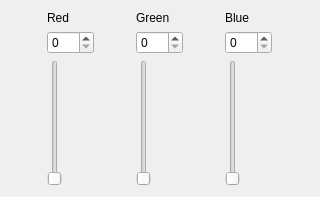
<?xml version="1.0" encoding="UTF-8"?>
<ui version="4.0">
 <class>RgbSliders</class>
 <widget class="QWidget" name="RgbSliders">
  <property name="geometry">
   <rect>
    <x>0</x>
    <y>0</y>
    <width>320</width>
    <height>197</height>
   </rect>
  </property>
  <property name="windowTitle">
   <string>Form</string>
  </property>
  <layout class="QHBoxLayout" name="horizontalLayout">
   <item>
    <layout class="QVBoxLayout" name="redVLayout">
     <item>
      <widget class="QLabel" name="redLabel">
       <property name="text">
        <string>Red</string>
       </property>
      </widget>
     </item>
     <item>
      <widget class="QSpinBox" name="redSpinBox">
       <property name="maximum">
        <number>255</number>
       </property>
      </widget>
     </item>
     <item>
      <widget class="QSlider" name="redSlider">
       <property name="maximum">
        <number>255</number>
       </property>
       <property name="orientation">
        <enum>Qt::Vertical</enum>
       </property>
      </widget>
     </item>
    </layout>
   </item>
   <item>
    <layout class="QVBoxLayout" name="greenVLayout">
     <item>
      <widget class="QLabel" name="greenLabel">
       <property name="text">
        <string>Green</string>
       </property>
      </widget>
     </item>
     <item>
      <widget class="QSpinBox" name="greenSpinBox">
       <property name="maximum">
        <number>255</number>
       </property>
      </widget>
     </item>
     <item>
      <widget class="QSlider" name="greenSlider">
       <property name="maximum">
        <number>255</number>
       </property>
       <property name="orientation">
        <enum>Qt::Vertical</enum>
       </property>
      </widget>
     </item>
    </layout>
   </item>
   <item>
    <layout class="QVBoxLayout" name="blueVLayout">
     <item>
      <widget class="QLabel" name="blueLabel">
       <property name="text">
        <string>Blue</string>
       </property>
      </widget>
     </item>
     <item>
      <widget class="QSpinBox" name="blueSpinBox">
       <property name="maximum">
        <number>255</number>
       </property>
      </widget>
     </item>
     <item>
      <widget class="QSlider" name="blueSlider">
       <property name="maximum">
        <number>255</number>
       </property>
       <property name="orientation">
        <enum>Qt::Vertical</enum>
       </property>
      </widget>
     </item>
    </layout>
   </item>
  </layout>
 </widget>
 <resources/>
 <connections>
  <connection>
   <sender>blueSlider</sender>
   <signal>valueChanged(int)</signal>
   <receiver>blueSpinBox</receiver>
   <slot>setValue(int)</slot>
   <hints>
    <hint type="sourcelabel">
     <x>224</x>
     <y>123</y>
    </hint>
    <hint type="destinationlabel">
     <x>262</x>
     <y>42</y>
    </hint>
   </hints>
  </connection>
  <connection>
   <sender>greenSlider</sender>
   <signal>valueChanged(int)</signal>
   <receiver>greenSpinBox</receiver>
   <slot>setValue(int)</slot>
   <hints>
    <hint type="sourcelabel">
     <x>122</x>
     <y>123</y>
    </hint>
    <hint type="destinationlabel">
     <x>159</x>
     <y>42</y>
    </hint>
   </hints>
  </connection>
  <connection>
   <sender>redSlider</sender>
   <signal>valueChanged(int)</signal>
   <receiver>redSpinBox</receiver>
   <slot>setValue(int)</slot>
   <hints>
    <hint type="sourcelabel">
     <x>19</x>
     <y>123</y>
    </hint>
    <hint type="destinationlabel">
     <x>57</x>
     <y>42</y>
    </hint>
   </hints>
  </connection>
  <connection>
   <sender>blueSpinBox</sender>
   <signal>valueChanged(int)</signal>
   <receiver>blueSlider</receiver>
   <slot>setValue(int)</slot>
   <hints>
    <hint type="sourcelabel">
     <x>262</x>
     <y>42</y>
    </hint>
    <hint type="destinationlabel">
     <x>224</x>
     <y>123</y>
    </hint>
   </hints>
  </connection>
  <connection>
   <sender>greenSpinBox</sender>
   <signal>valueChanged(int)</signal>
   <receiver>greenSlider</receiver>
   <slot>setValue(int)</slot>
   <hints>
    <hint type="sourcelabel">
     <x>159</x>
     <y>42</y>
    </hint>
    <hint type="destinationlabel">
     <x>122</x>
     <y>123</y>
    </hint>
   </hints>
  </connection>
  <connection>
   <sender>redSpinBox</sender>
   <signal>valueChanged(int)</signal>
   <receiver>redSlider</receiver>
   <slot>setValue(int)</slot>
   <hints>
    <hint type="sourcelabel">
     <x>57</x>
     <y>42</y>
    </hint>
    <hint type="destinationlabel">
     <x>19</x>
     <y>123</y>
    </hint>
   </hints>
  </connection>
 </connections>
</ui>
